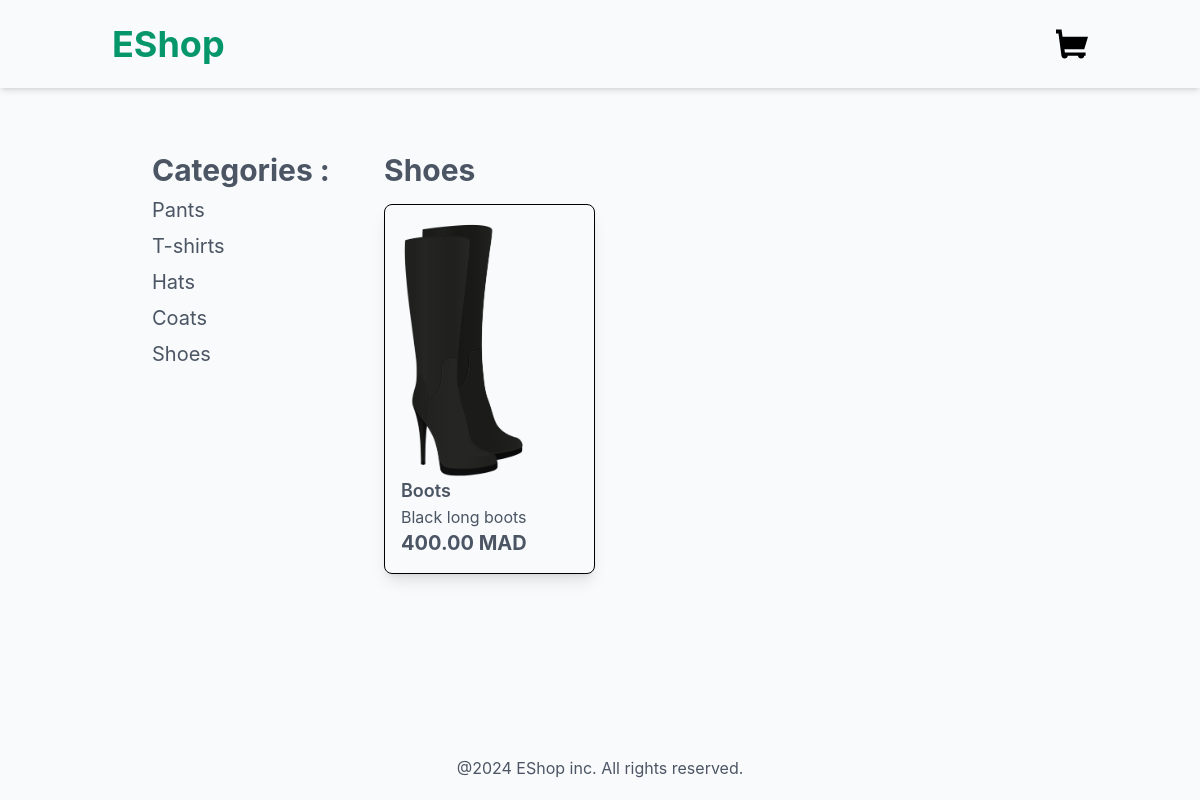
/shoes/, run on the app's committed database.
### product/models.py (models this page shows, shortened)
class Category(models.Model):
    name = models.CharField(max_length=250)
    slug = models.SlugField(unique = True)
    class Meta:
        verbose_name_plural = "categories"

class product(models.Model):
    category = models.ForeignKey(Category,related_name='product', on_delete=models.CASCADE)
    name = models.CharField(max_length=250)
    slug = models.SlugField(max_length=250)
    description = models.TextField(blank=True)
    price = models.DecimalField(max_digits=10, decimal_places=2)
    available = models.BooleanField(default=True)
    created = models.DateTimeField(auto_now_add = True)
    updated = models.DateTimeField(auto_now = True)
    image = models.ImageField(upload_to='product',blank=True, null=True)

### product/views.py (the view)
# urls.py: path('',views.product_list,name='product_list'),
def product_list(request, category_slug=None):
    category = None
    products = product.objects.filter(available=True)
    categories = Category.objects.all()
    if category_slug:
        category = get_object_or_404(Category, slug=category_slug)
        products = products.filter(category=category)
    return render(request, 'product/products/list.html', {
        'category':category,
        'product':products,
        'categories':categories,
    })

### product/templates/product/products/list.html (shortened to what this page needs)
{% extends "base.html" %}
{%block content%}
<div class="container mx-auto p-4 flex lg:flex-row flex-col">
    <aside class="w-full lg:w-1/4 p-4">
        <h2 class="font-bold text-3xl mb-2">Categories :</h2>
        <ul>
            {% for category in categories %}
            <li class="mb-2">
                <a href="{% url 'product:product_list_by_category' category.slug %}" class="hover:text-emerald-600 lg:hover:font-bold lg:hover:text-2xl text-xl transition duration-200">{{category.name}}</a>
            </li>
            {% endfor %}
        </ul>
    </aside>
    <main class="w-full lg:w-3/4 p-4">
        {% if category%}
        <h2 class="font-bold text-3xl mb-4">{{category.name}}</h2>
        {% else %}
        <h2 class="font-bold text-3xl mb-4">All Products :</h2>
        {% endif %}
        <div class="grid lg:grid-cols-3 grid-flow-col-1 md:grid-cols-2 gap-4">
            {% for product in product %}
            <a href="{% url 'product:product_detail' product.id product.slug %}" class="hover:scale-105 transform transition">
            <div class="shadow-lg rounded-lg border border-black p-4 hover:bg-gray-100 transition duration-300">
                {% if product.image %}
                <img src="{{product.image.url}}" alt="{{product.name}}" class="h-64 w-42 object-cover">
                {% else %}
                <p class="text-red-600 font-semibold">The image is not available !</p>
                {% endif %}
                <h3 class="text-lg font-semibold">{{product.name}}</h3>
                <p class="">{{product.description}}</p>
                <p class="text-xl font-bold">{{product.price}} MAD</p>
            </div>
            </a>
            {% endfor %}
        </div>
    </main>
</div>
{%endblock%}

### data on the page
Category: name "Pants"
Category: name "T-shirts"
Category: name "Hats"
Category: name "Coats"
Category: name "Shoes"
product: image (picture), name "Boots", description "Black long boots", price "400.00"
